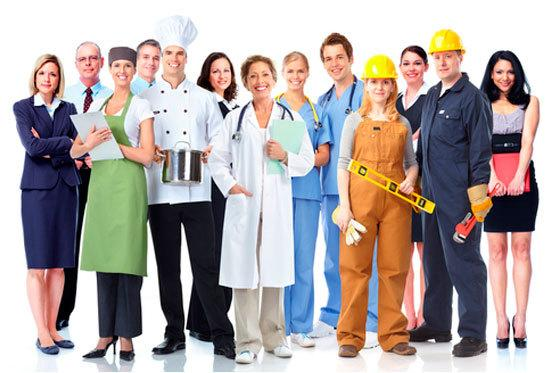
#> input picture test.jpeg, 560 x 373 px
$ python exam-1.py
#> lines starting #> are read from the running program, lines starting #| are printed output that depends on the picture; after the words box and inside, x2 and y2 are one past the last pixel; in counts of white or black regions, pixels touching at a corner belong together
import cv2
img = cv2.imread("test.jpeg")
#> img is the input picture: shape (373, 560, 3); mean B, G, R 166.1, 168.3, 177.3
b,r,g = cv2.split(img)
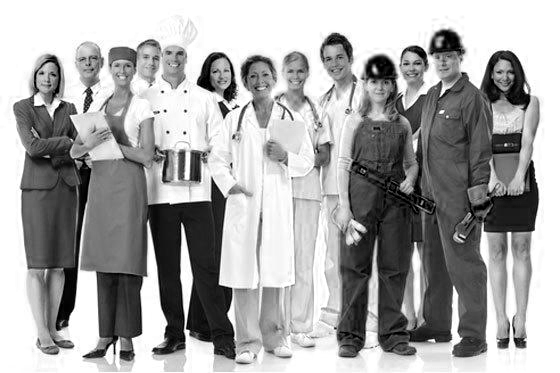
#> b: shape (373, 560); min 0, max 255, mean 166.1
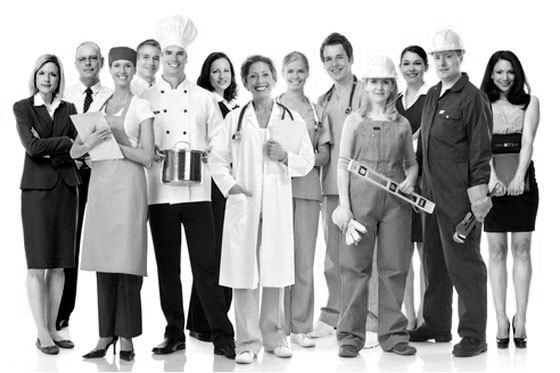
#> r: shape (373, 560); min 0, max 255, mean 168.3
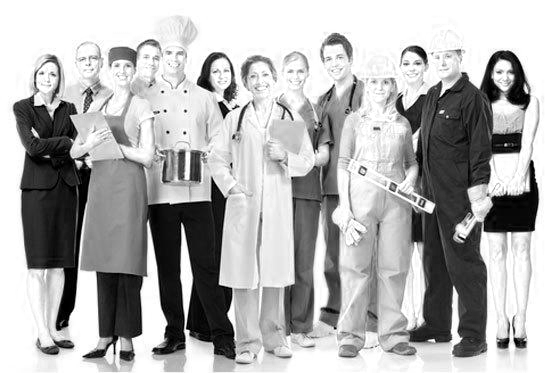
#> g: shape (373, 560); min 0, max 255, mean 177.3
img2 = cv2.merge((r,g,b))
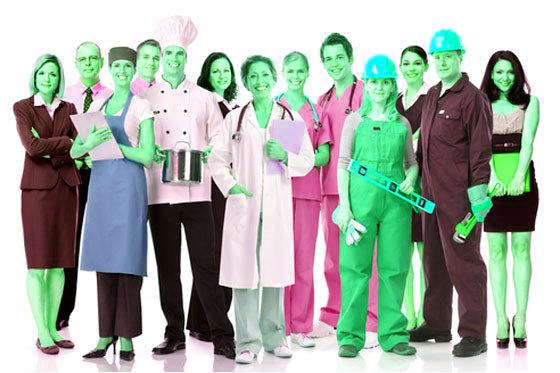
#> img2: shape (373, 560, 3); mean of channels 0, 1, 2 168.3, 177.3, 166.1; drawn as B, G, R

dimensions = img.shape
#> dimensions = (373, 560, 3)

# height, width, number of channels in image
height = img.shape[0]
#> height = 373
width = img.shape[1]
#> width = 560
channels = img.shape[2]
#> channels = 3

print('Image Dimension    : ',dimensions)
#| Image Dimension    :  (373, 560, 3)
print('Image Height       : ',height)
#| Image Height       :  373
print('Image Width        : ',width)
#| Image Width        :  560
print('Number of Channels : ',channels)
#| Number of Channels :  3


#cv2.imshow('Image1',img)
#cv2.imshow('Image2',img2)

edges = cv2.Canny(img,100,200)
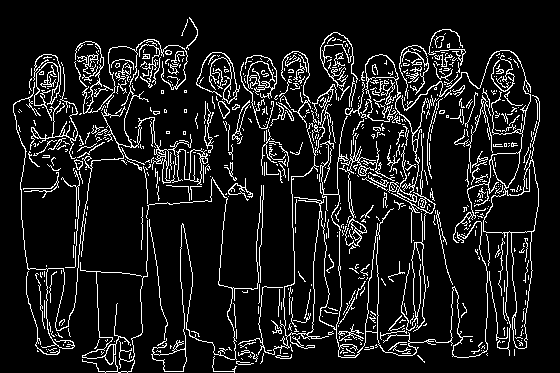
#> edges: shape (373, 560); 10.7% white in thin lines or dots, all inside (x1, y1, x2, y2) = (13, 17, 540, 373)
print(edges)
#> (printed output is left out)

cv2.imshow("Edge Detected Image", edges)
cv2.waitKey(0)
cv2.destroyAllWindows()
